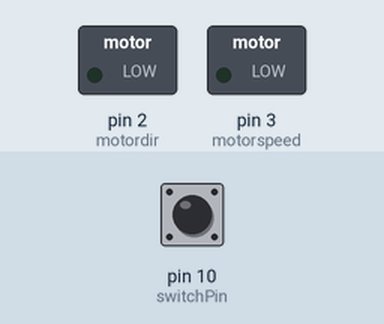
A sketch run on a simulated Arduino Uno, built with avr-gcc and run on an emulated ATmega328P. Shown: switched loads named in the sketch (green lamp = pin HIGH). Dashed ring = blinking. Inputs (shaded band) come from the test bench; at power-on: pin 10 (switchPin) LOW. What the sketch prints to the serial monitor is not drawn.

Above: at 1.2 s.
1.3 s: pin 10 (switchPin) pulled HIGH for 1 s
At 2.05 s:
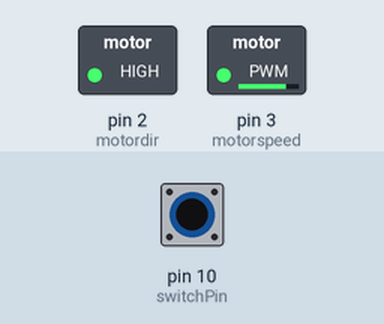
5.6 s: pin 10 (switchPin) driven HIGH
At 8.5 s:
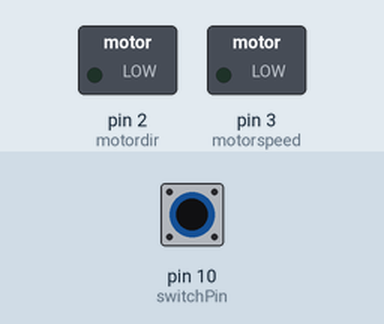
8.6 s: pin 10 (switchPin) driven LOW
At 9.2 s:
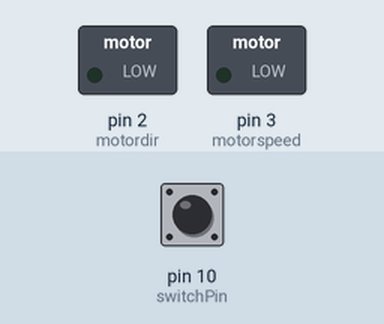
Timing chart, 0 to 11.6 s (numbered marks = the images above; inputs shaded):
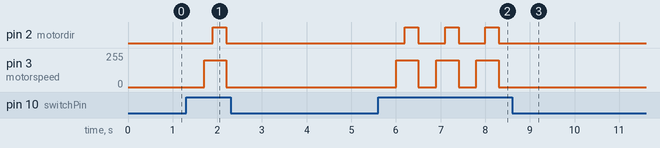

The sketch:

useless_machine_code.ino
```cpp
#define switchPin 10
#define motordir 2
#define motorspeed 3

//defining sum to use later
int sum;

bool switchState = false;

void setup() {
  pinMode(switchPin, INPUT);
  pinMode(motordir, OUTPUT);
  pinMode(motorspeed, OUTPUT);
  Serial.begin(9600);
}
void loop() {
  sum = 0;

  Serial.print(digitalRead(switchPin) + " : ");
  if (digitalRead(switchPin) == 1) {

    //debouncing code
    for (int i = 0; i < 40; i++)
    {
      Serial.print(digitalRead(switchPin) + " ");
      sum += digitalRead(switchPin);
      delay(10);
    }
    sum = sum / 40;
    Serial.println("Final result after debouncing : " + sum);
    Serial.println();
  }
  if (sum == 1) {
    switchState = true;
  }
  else {
    switchState = false;
  }

  if (switchState == true) {
    digitalWrite(motordir, LOW);
    analogWrite(motorspeed, 200);
    delay(200);
    digitalWrite(motordir, HIGH);
    analogWrite(motorspeed, 200);
    delay(300);
    digitalWrite(motordir, LOW);
    analogWrite(motorspeed, 0);
    switchState = false;
  }
  else {

  }
}
```

Measured:
- after the input at 1.3 s, pin 2 (motordir): LOW → HIGH after 0.60 s, → LOW 0.30 s later; pin 3 (motorspeed): 0/255 → 200/255 after 0.40 s, → 0/255 0.50 s later
- after the input at 5.6 s, pin 2 (motordir): alternates HIGH for 0.30 s and LOW for 0.60 s, starting after 0.60 s; pin 3 (motorspeed): alternates 200/255 for 0.50 s and 0/255 for 0.40 s, starting after 0.40 s
- after the input at 8.6 s, pin 2 (motordir): stops changing and stays LOW; pin 3 (motorspeed): stops changing and stays 0/255
